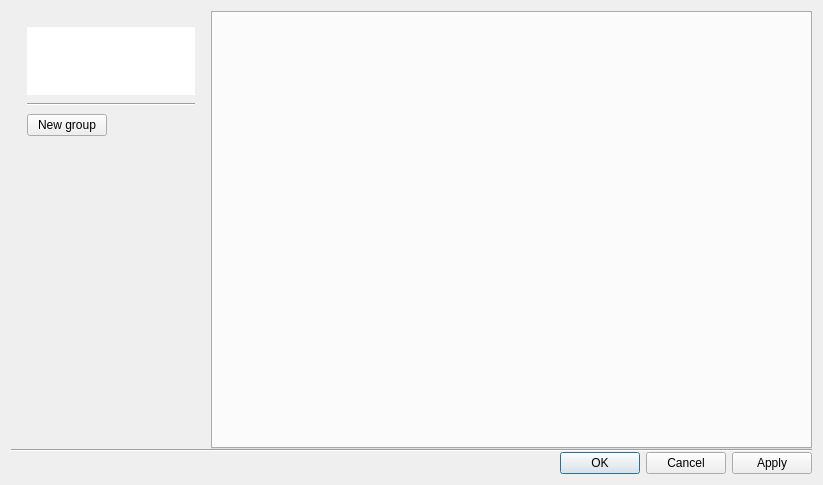
<?xml version="1.0" encoding="UTF-8"?>
<ui version="4.0">
 <class>UserGroupsDialog</class>
 <widget class="QDialog" name="UserGroupsDialog">
  <property name="geometry">
   <rect>
    <x>0</x>
    <y>0</y>
    <width>823</width>
    <height>485</height>
   </rect>
  </property>
  <layout class="QGridLayout" name="gridLayout" columnstretch="0,1">
   <property name="spacing">
    <number>0</number>
   </property>
   <item row="0" column="1">
    <widget class="QTabWidget" name="tabWidget"/>
   </item>
   <item row="1" column="0" colspan="2">
    <widget class="Line" name="line">
     <property name="orientation">
      <enum>Qt::Horizontal</enum>
     </property>
    </widget>
   </item>
   <item row="2" column="0" colspan="2">
    <widget class="QDialogButtonBox" name="buttonBox">
     <property name="orientation">
      <enum>Qt::Horizontal</enum>
     </property>
     <property name="standardButtons">
      <set>QDialogButtonBox::Apply|QDialogButtonBox::Cancel|QDialogButtonBox::Ok</set>
     </property>
    </widget>
   </item>
   <item row="0" column="0">
    <widget class="QnPanel" name="groupsPanel" native="true">
     <property name="minimumSize">
      <size>
       <width>200</width>
       <height>0</height>
      </size>
     </property>
     <layout class="QVBoxLayout" name="verticalLayout" stretch="1,0,0,0">
      <property name="spacing">
       <number>8</number>
      </property>
      <property name="leftMargin">
       <number>16</number>
      </property>
      <property name="topMargin">
       <number>16</number>
      </property>
      <property name="rightMargin">
       <number>16</number>
      </property>
      <property name="bottomMargin">
       <number>16</number>
      </property>
      <item>
       <widget class="QnTreeView" name="groupsTreeView">
        <property name="sizePolicy">
         <sizepolicy hsizetype="Expanding" vsizetype="Maximum">
          <horstretch>0</horstretch>
          <verstretch>0</verstretch>
         </sizepolicy>
        </property>
        <property name="frameShape">
         <enum>QFrame::NoFrame</enum>
        </property>
        <property name="horizontalScrollBarPolicy">
         <enum>Qt::ScrollBarAlwaysOff</enum>
        </property>
        <property name="sizeAdjustPolicy">
         <enum>QAbstractScrollArea::AdjustToContents</enum>
        </property>
        <property name="editTriggers">
         <set>QAbstractItemView::NoEditTriggers</set>
        </property>
        <property name="rootIsDecorated">
         <bool>false</bool>
        </property>
        <property name="headerHidden">
         <bool>true</bool>
        </property>
       </widget>
      </item>
      <item>
       <widget class="Line" name="line_2">
        <property name="orientation">
         <enum>Qt::Horizontal</enum>
        </property>
       </widget>
      </item>
      <item>
       <widget class="QPushButton" name="newGroupButton">
        <property name="sizePolicy">
         <sizepolicy hsizetype="Fixed" vsizetype="Fixed">
          <horstretch>0</horstretch>
          <verstretch>0</verstretch>
         </sizepolicy>
        </property>
        <property name="text">
         <string>New group</string>
        </property>
       </widget>
      </item>
      <item>
       <spacer name="verticalSpacer">
        <property name="orientation">
         <enum>Qt::Vertical</enum>
        </property>
        <property name="sizeHint" stdset="0">
         <size>
          <width>20</width>
          <height>40</height>
         </size>
        </property>
       </spacer>
      </item>
     </layout>
    </widget>
   </item>
  </layout>
 </widget>
 <customwidgets>
  <customwidget>
   <class>QnTreeView</class>
   <extends>QTreeView</extends>
   <header location="global">ui/widgets/common/tree_view.h</header>
  </customwidget>
  <customwidget>
   <class>QnPanel</class>
   <extends>QWidget</extends>
   <header location="global">ui/widgets/common/panel.h</header>
   <container>1</container>
  </customwidget>
 </customwidgets>
 <resources/>
 <connections/>
</ui>
